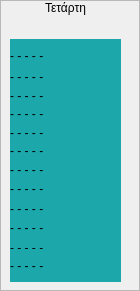
         <widget class="QFrame" name="wednesday_fm">
          <property name="styleSheet">
           <string notr="true"/>
          </property>
          <property name="frameShape">
           <enum>QFrame::StyledPanel</enum>
          </property>
          <property name="frameShadow">
           <enum>QFrame::Raised</enum>
          </property>
          <widget class="QLabel" name="label_20">
           <property name="geometry">
            <rect>
             <x>0</x>
             <y>0</y>
             <width>131</width>
             <height>16</height>
            </rect>
           </property>
           <property name="layoutDirection">
            <enum>Qt::RightToLeft</enum>
           </property>
           <property name="styleSheet">
            <string notr="true">color: &quot;#D9B08C&quot;;</string>
           </property>
           <property name="text">
            <string>Τετάρτη</string>
           </property>
           <property name="alignment">
            <set>Qt::AlignCenter</set>
           </property>
          </widget>
          <widget class="QLabel" name="wednesday_1830">
           <property name="geometry">
            <rect>
             <x>10</x>
             <y>134</y>
             <width>111</width>
             <height>33</height>
            </rect>
           </property>
           <property name="styleSheet">
            <string notr="true">background-color: rgb(28, 168, 170);</string>
           </property>
           <property name="text">
            <string>- - - - -</string>
           </property>
           <property name="wordWrap">
            <bool>true</bool>
           </property>
          </widget>
          <widget class="QLabel" name="wednesday_1600">
           <property name="geometry">
            <rect>
             <x>10</x>
             <y>39</y>
             <width>111</width>
             <height>33</height>
            </rect>
           </property>
           <property name="styleSheet">
            <string notr="true">background-color: rgb(28, 168, 170);</string>
           </property>
           <property name="text">
            <string>- - - - -</string>
           </property>
           <property name="wordWrap">
            <bool>true</bool>
           </property>
          </widget>
          <widget class="QLabel" name="wednesday_1730">
           <property name="geometry">
            <rect>
             <x>10</x>
             <y>97</y>
             <width>111</width>
             <height>33</height>
            </rect>
           </property>
           <property name="styleSheet">
            <string notr="true">background-color: rgb(28, 168, 170);</string>
           </property>
           <property name="text">
            <string>- - - - -</string>
           </property>
           <property name="wordWrap">
            <bool>true</bool>
           </property>
          </widget>
          <widget class="QLabel" name="wednesday_2000">
           <property name="geometry">
            <rect>
             <x>10</x>
             <y>192</y>
             <width>111</width>
             <height>33</height>
            </rect>
           </property>
           <property name="styleSheet">
            <string notr="true">background-color: rgb(28, 168, 170);</string>
           </property>
           <property name="text">
            <string>- - - - -</string>
           </property>
           <property name="wordWrap">
            <bool>true</bool>
           </property>
          </widget>
          <widget class="QLabel" name="wednesday_1900">
           <property name="geometry">
            <rect>
             <x>10</x>
             <y>153</y>
             <width>111</width>
             <height>33</height>
            </rect>
           </property>
           <property name="styleSheet">
            <string notr="true">background-color: rgb(28, 168, 170);</string>
           </property>
           <property name="text">
            <string>- - - - -</string>
           </property>
           <property name="wordWrap">
            <bool>true</bool>
           </property>
          </widget>
          <widget class="QLabel" name="wednesday_1800">
           <property name="geometry">
            <rect>
             <x>10</x>
             <y>116</y>
             <width>111</width>
             <height>33</height>
            </rect>
           </property>
           <property name="styleSheet">
            <string notr="true">background-color: rgb(28, 168, 170);</string>
           </property>
           <property name="text">
            <string>- - - - -</string>
           </property>
           <property name="wordWrap">
            <bool>true</bool>
           </property>
          </widget>
          <widget class="QLabel" name="wednesday_2030">
           <property name="geometry">
            <rect>
             <x>10</x>
             <y>211</y>
             <width>111</width>
             <height>33</height>
            </rect>
           </property>
           <property name="styleSheet">
            <string notr="true">background-color: rgb(28, 168, 170);</string>
           </property>
           <property name="text">
            <string>- - - - -</string>
           </property>
           <property name="wordWrap">
            <bool>true</bool>
           </property>
          </widget>
          <widget class="QLabel" name="wednesday_2100">
           <property name="geometry">
            <rect>
             <x>10</x>
             <y>231</y>
             <width>111</width>
             <height>33</height>
            </rect>
           </property>
           <property name="styleSheet">
            <string notr="true">background-color: rgb(28, 168, 170);</string>
           </property>
           <property name="text">
            <string>- - - - -</string>
           </property>
           <property name="wordWrap">
            <bool>true</bool>
           </property>
          </widget>
          <widget class="QLabel" name="wednesday_1700">
           <property name="geometry">
            <rect>
             <x>10</x>
             <y>79</y>
             <width>111</width>
             <height>33</height>
            </rect>
           </property>
           <property name="styleSheet">
            <string notr="true">background-color: rgb(28, 168, 170);</string>
           </property>
           <property name="text">
            <string>- - - - -</string>
           </property>
           <property name="wordWrap">
            <bool>true</bool>
           </property>
          </widget>
          <widget class="QLabel" name="wednesday_1630">
           <property name="geometry">
            <rect>
             <x>10</x>
             <y>60</y>
             <width>111</width>
             <height>33</height>
            </rect>
           </property>
           <property name="styleSheet">
            <string notr="true">background-color: rgb(28, 168, 170);</string>
           </property>
           <property name="text">
            <string>- - - - -</string>
           </property>
           <property name="wordWrap">
            <bool>true</bool>
           </property>
          </widget>
          <widget class="QLabel" name="wednesday_1930">
           <property name="geometry">
            <rect>
             <x>10</x>
             <y>172</y>
             <width>111</width>
             <height>33</height>
            </rect>
           </property>
           <property name="styleSheet">
            <string notr="true">background-color: rgb(28, 168, 170);</string>
           </property>
           <property name="text">
            <string>- - - - -</string>
           </property>
           <property name="wordWrap">
            <bool>true</bool>
           </property>
          </widget>
          <widget class="QLabel" name="wednesday_2130">
           <property name="geometry">
            <rect>
             <x>10</x>
             <y>249</y>
             <width>111</width>
             <height>33</height>
            </rect>
           </property>
           <property name="styleSheet">
            <string notr="true">background-color: rgb(28, 168, 170);</string>
           </property>
           <property name="text">
            <string>- - - - -</string>
           </property>
           <property name="wordWrap">
            <bool>true</bool>
           </property>
          </widget>
         </widget>
